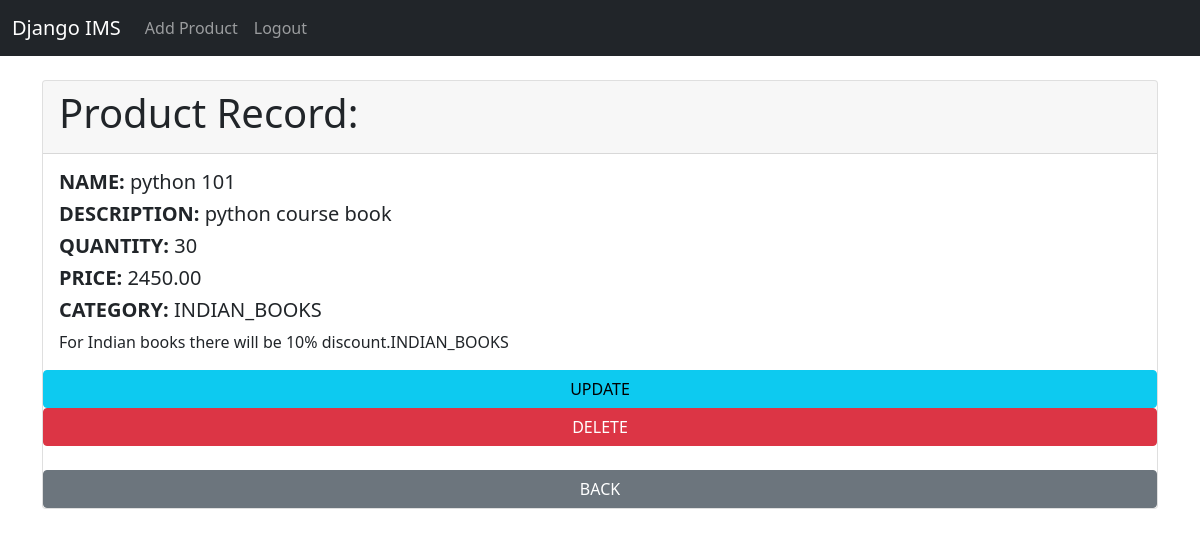
The page /record/2 (signed in) on the database its author committed.
### inventory/models.py (models this page shows, shortened)
class Product(models.Model):
    name = models.CharField(max_length=255)
    description = models.TextField()
    quantity = models.PositiveIntegerField()
    price = models.DecimalField(max_digits=10, decimal_places=2)
    category = models.CharField(max_length=20, choices=CATEGORY, default='NEPALI_BOOKS')
    date = models.DateTimeField(auto_now_add=True)

### inventory/views.py (the view)
# urls.py: path('record/<int:pk>', views.product_record, name='record'),
def product_record(request, pk):
    if request.user.is_authenticated:
        product_record = Product.objects.get(id=pk)
        return render(request, 'record.html', {'product_record': product_record})
    else:
        messages.success(request, "You must be logged in to view this page.. ")
        return redirect('home')

### templates/record.html
{% extends 'base.html' %}
{% block content %}
<div class="card">
    <div class="card-header">
        <h1>Product Record: </h1>
    </div>
    <div class="card-body">
        <h5 class="card-title"> <strong>NAME: </strong> {{ product_record.name }} </h5>
        <h5 class="card-title"> <strong>DESCRIPTION: </strong> {{product_record.description}}  </h5>
        <h5 class="card-title"> <strong>QUANTITY: </strong> {{product_record.quantity}}  </h5>
        <h5 class="card-title"> <strong>PRICE: </strong> {{product_record.price}} </h5>
        <h5 class="card-title"> <strong>CATEGORY: </strong> {{product_record.category}}</h5>
        {% if "NEPLAI_BOOKS" in product_record.category %}
        <p class="card-text">For Nepali books there will be 25% discount.{{ product_record.category }}</p>
        {% elif "INDIAN_BOOKS" in product_record.category %}
        <p class="card-text">For Indian books there will be 10% discount.{{ product_record.category }}</p>
        {% else %}
        <p class="card-text">For stationary there will be 5% discount.{{ product_record.category }}</p>
        {% endif %}
    </div>
    <a href="{% url 'update_product' product_record.id %}" class="btn btn-info">UPDATE</a>
    <a href="{% url 'delete' product_record.id %}" class="btn btn-danger">DELETE</a></br>
    <a href="{% url 'home' %}" class="btn btn-secondary">BACK</a>
</div>
{% endblock %}

### rows shown on the page
Product: name "python 101", description "python course book", quantity "30", price "2450.00", category "INDIAN_BOOKS"
